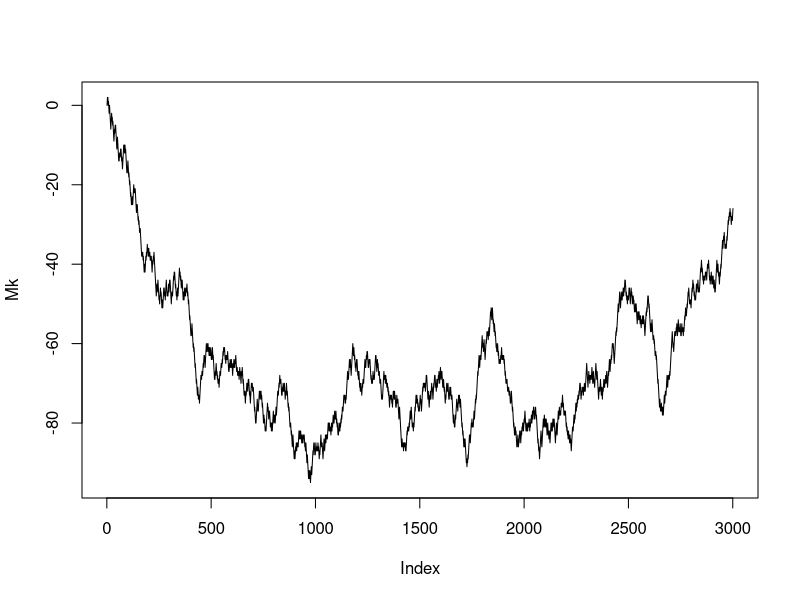
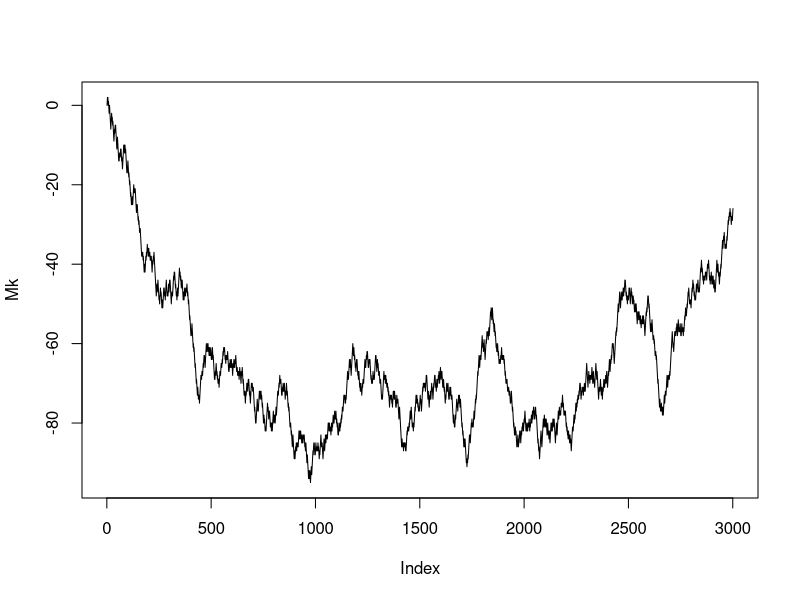

Recreate these plots in R, in order. (Note: this script raises an error after producing the figures.)
######################################################################
#
# Chapter 3 > 3.2 Scaled symmetric random walk
#
# TODO: section: Create an array of (3000) steps sample random walk
# Work to find a solution for functionnal way of doing the stuff
#
######################################################################

#
# Library
#
library(ggplot2)

#
# Probability measure:
#
# For the purpose of this theory, first are define the probabilities p and q such as it has the same occurence (one half)
#
p <- 1/2
q <- 1 - p

#
# Some graphics will be created inside this folder:
# code\Chapter3\figure
#
# To access the content of this folder, the variable figure could be used for:
#
figure <- paste(getwd(),'StochasticCalculusForFinanceVol2', 
                'Chapter3', 
                'figure', 
                sep = '/')

#
# Definition of the symmetric random walk
#
# The symmetric random walk is first defined by some samples (which makes an array of sampled symmetric random walk)
# Variables:
#   * [k]: The size of the sample is denoted by the variable k -> (see theory $M_k$ denote the Symmetric Random Walk variable)
#   * [asize]: length of the array containing the Symmetric Random Walks
#
# Next it will be defined by its distributions.
#
# Both will be use full for finding expectation and variance theoterically or empirically
#
k <- 3000
asize <- 75000

###################################
# Empirical Symmetric Random Walk #
###################################
#
# Construction on the Empirical Random variable X
X <- sample(x = c(-1, 1),
            size = k,
            replace = T,
            prob = c(p, q)
)
# 
# Construction of the Empirical Random Walk
# It corresponds to a ONE path Random Walk Adapted Stochactic Process.
# Adapted to the filtration sigma(X)
#
Mk <- c(0, 
         sapply(seq_along(X), function(x){sum(X[1:x])}))

##
# Check by plot
##
file <- paste(figure, 'EmpiricalSymmetricRandomWalkSample.pdf', sep = '/')
pdf(file = file)
plot(Mk,
     type = 'l')
dev.off()

##
# Check several plots on same chart
##
randomWalkGenerator <- function(steps = 3000,
                                prob = c(0.5, 0.5),
                                n = 1){
  x <- rep(list(c(-1, 1)), n)
  lapply(x, 
         sample, 
         size = steps,
         replace = T,
         prob = prob)
  X <- sample(x = c(-1, 1),
              size = k,
              replace = T,
              prob = c(p, q)
  )
  (Mk <- c(0, 
          sapply(seq_along(X), function(x){sum(X[1:x])}))
  )
}

file <- paste(figure, 'EmpiricalSymmetricRandomWalkSeveral.pdf', sep = '/')
 pdf(file = file)
plot(Mk,
     type = 'l')
dev.off()

#######################################################
# Create an array of [3000 steps] sample random walks #
#######################################################
#
#   * [Mkr]: Array of [asize] number of Symmetric Random Walk
#
Mkr <- matrix(data = sample(x = c(-1, 1),
                            replace = T,
                            prob = c(p, q),
                            size = k*asize),
              nrow = asize,
              ncol = k
)
 
#
# Calculate the empirical distribution
# First by computing the Expectation
#
#   *[Mki]: Array containing the final step of the random work at time F(T)
#           Only all the finals steps are keeping inside the new array
#           because the expectation computed is the following:
#           E[M_T|F(0)] -> The expectation of the value at time T computed from
#                           t = 0
#
#   *[Empir]:  Empirical expectation of Symmetric Random Walk. 
#             [Mki] contains a sample of symmetric Random Value for time = T
#             To compute the expectation I only use the function *mean* on [Mki]
#               According to the martingale properties of Symmetric Random Walk
#             E[M[T] | 0] = E[M[T]] = M[0] = 0
#
#
#   rowSums is used to compute the accumulated value of the random walk
#   from t=0 to t=T
Mki <- rowSums(Mkr)
Empir <- mean(Mki)

#
# Plot the distribution
#
#   * [Mkd] : Matrix that contains:
#     * [RandomValue] : Random variable in which are stored the accumulated values of 
#                       the Tth step of  all the Symmetric Random Walks
#
#     * [Frequency] : The frequency of each value before aggregation. Indeed
#                     before aggregate the values, all have the same occurence.
#
#   * [MkHistogramFormated] : Aggregate version of Mkd 
#                             (group by is made from [RandomValue])
#
Mkd <- cbind(RandomValue = Mki, 
             Frequency = 1/length(Mki))
#
# The following variable is the aggregation of the Frequency by RandomValue.
# It could be used with other plot engine that ggplot with geom_histogram
# where the aggregation is automated.
MkHistogramFormated <- aggregate(Frequency ~ RandomValue, Mkd, sum)

file <- paste(figure, 'EmpiricalDistribution.pdf', sep = '/')

pdf(file = file)
ggplot(as.data.frame(Mkd), aes(RandomValue)) +
  geom_histogram(aes(y = (..count..)/sum(..count..)),
                 binwidth = 10) +
  scale_y_continuous(labels = scales::percent)
dev.off()
  
############################ 
# Theoretical distribution #
############################ 
#
#  *[Mt]: Stands for Theoretically Symm. Random Walk
# 
# The array (data.frame) used to store all the value that the variable Mt could take according to the path has a dimension dim_x * dim_y
#
# IMPORTANT NOTE: Due to precision issue, the variable k (which denotes the number of step
#       into the brownian motion) must be fixed at 1000 maximum. The issue occurs when
#       using the *choose* function in order to compute the distribution values.
#
k <- 1000
dim_x <- dim_y <- 1:(k + 1)
Mt <- outer(dim_x, 
           dim_y, 
           FUN=function(r,c){ifelse(c>=r, (c-r) - (r-1), NA_integer_)}) 

#
# Mt contains all the values the random variables could take
# it remains to derive all the probabilities associated to that values:
#
#   * [fi]: Dataframe which has same dimension than Mt and which gives the probability associated.
#
fi <- outer(dim_x,
           dim_y,
           FUN = function(i, j){choose((j-1), (j-i)) * p^(j-1)})
# CHECK: A rapid check to see if the variable [fi] contains probability by col.
#   We just have to sum up the data col by col and ensure that it provides the value 1.
#
# *round* function is only use to prevent round issue.
if(round(mean(colSums(fi))) == 1) print("Ok the sum of the whole sample set OMEGA equal ONE :)")

##
# Graph of the Theoretical distribution
##
#
#   * [DistributionSymRanWal]: data.frame wich contains two columns:
#     + [Value] All the possible value that the random walk could take at time = k (after k coin tosses)
#     + [Frequency] The associated probability
#
#   * [range]: Number of possibility of value for the random variable at t = k
#
#   * [lastToss]: Only the last coin toss is interesting to graph the distribution
#
range <- dim_x
lastToss <- length(dim_y)

distributionSymRanWal <- data.frame(
  Value = Mt[range, lastToss],
  Frequency = fi[range, lastToss]
)

# For the sake of visibility the limit of X axis has been set to [-100, 100]
file <- paste(figure, 'SymmetricRandomWalkDistribution.pdf', sep = '/')

pdf(file = file)

ggplot(data = distributionSymRanWal, aes(Value, Frequency)) +
  geom_line() +
  scale_x_continuous(limits = c(-100, 100))

dev.off()

# 
# Expectation of Mt (Mk theoretical)
#
# Expectation must be equal to zero
sum(Mt[,k+1] * fi[,k+1])

#
# Variance should equal k
sum(Mt[,k+1]^2 * fi[,k+1])
sum(Mt[1:10, 10]^2 * fi[1:10, 10])

############################ 
# Increments               #
############################ 

# Table of increments of the Symmetric Random Walk designed abovoe (Mk)
X
# Xk is the possible outcome of the random variable X:
Xk <- c(1, -1)
# Expectation:
Ex <- weighted.mean(Xk, c(p, q))
Ex.square <- weighted.mean(Xk^2, c(p, q))
# Variance
S <- Ex.square - Ex^2

###########################################################
# Check the martingale property of symmetric random walk. #
###########################################################
#
# The martingale 
# With l > k, show that:
# E[Ml|F(k)] = Mk

##
# first experiment: 
# simple NOT CONDITIONAL Expectation
# E[M200|f(0)] should equal zero because:
# M0 = 0 and Because Mt is a martingale thus:
##
EM200 = sum(Mt[1:200, 200] * fi[1:200, 200]) # equal zero.

##
# Next experiment: Conditional expectation
# It means: Expectation of Mt_l at k
# denoted by: E[Mt_l|f(k)], with k < l
#
# Variables
#   * [from] : Because the random variable could take more than one value at t = k, a starting point for expectation must be fixed
#   * [k] : to fix the filtration point F(k)
#   * [l] : Indice of the random variable on which the expectation will be computed
#   * [len]: length between k and l
#   * [df] : reduced data.frame containing data useful for calculation of expectation
#   * [i] : Row index of the reduce data.frame which take only the values useful for the calculation of expectation
#   * [j] ; Such as j but using as column index.
#   * [fi_min] : Shorter version of the probabilities' array used above for Mk variable.
##
# To make another calculation of other expectation the following variables should be changed:
#   * [from] : as starting column point
#   * [k] : As stating row point
#   * [l] : Ending column point. (the ending x-axis point in automatically given by the procedure.)
##
from  <- 2
k     <- 4
l     <- 19
#
# IMPROVE:
# Furhter release of the document should deal with environment
# It could be possible to use lockBinding to make the following variable acting as constant.
#
len     <- abs(l - k)
i       <- from:(from + len)
j       <- k:l
df      <- Mt[i, j]
fi_min  <- fi[1:(len+1), 1:(len+1)]
#
# Finally compute the expectation E[Mt_l|f(k)]:
# Does the starting value equal the expectation up to l ?
#   * [Mt[from, k]]: (from, k) are the coordinate of the starting point from where the calculation of the expectation start.
#
ifelse(Mt[from, k] == sum(df[, l-k+1] * fi_min[, l-k+1]),
       "martingale!",
       'Not a martingale')
 
























